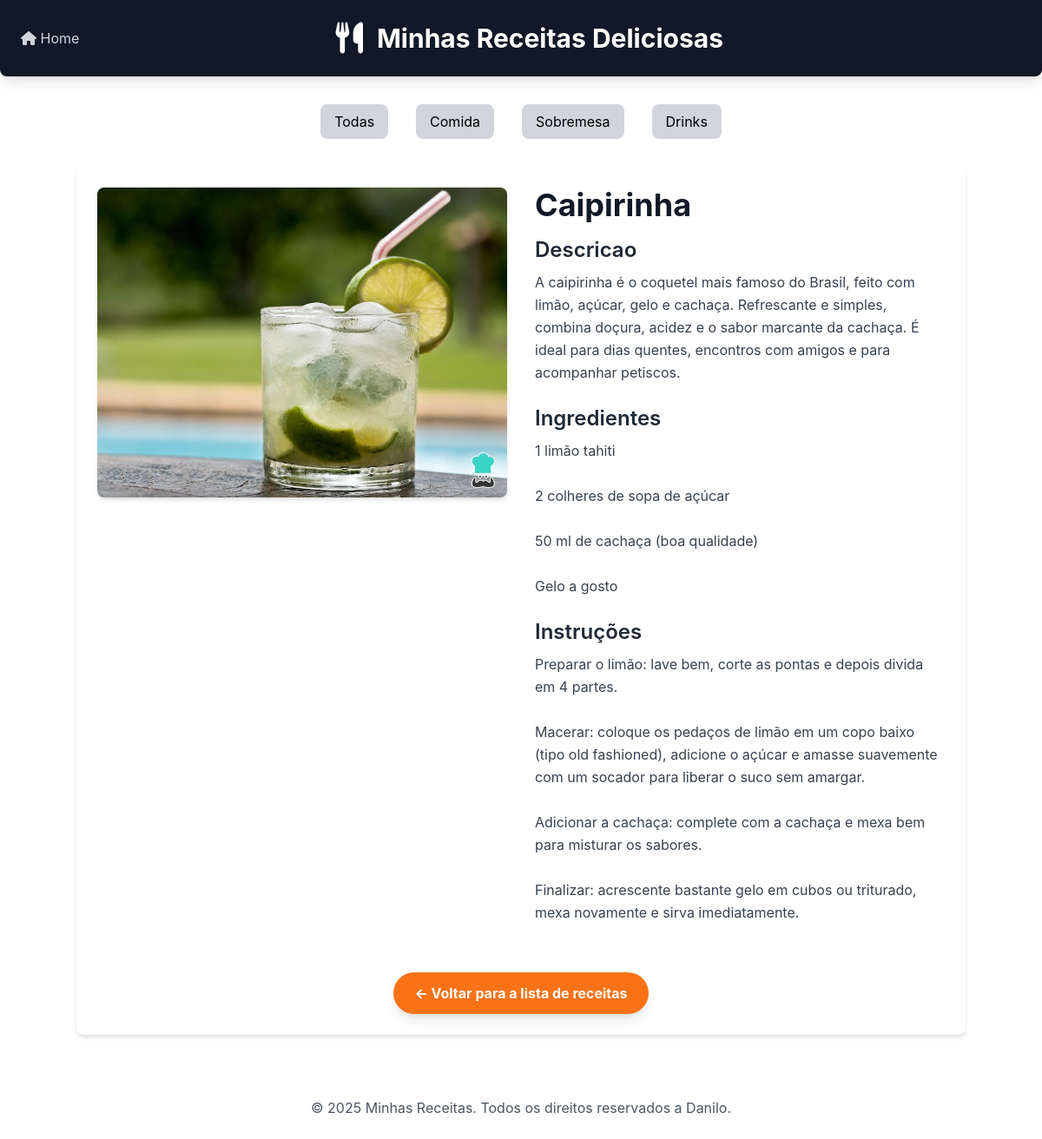
The page /receitas/receita/7/ on the database its author committed.
### receitas/models.py (models this page shows, shortened)
class Receita(models.Model):
    CATEGORIAS = [
    ('comida', 'Comida'),
    ('sobremesa', 'Sobremesa'),
    ('drink', 'Drink'),
]
    title = models.CharField("Título",max_length=200)
    description = models.TextField("Descrição")
    ingredients = models.TextField("Ingredientes")
    instructions = models.TextField("Modo de Preparo")
    image = models.ImageField("Imagem",upload_to='receitas_images/', blank=True, null=True)
    categoria = models.CharField("Categoria", max_length=20, choices=CATEGORIAS, default='comida')
    created_at = models.DateTimeField(auto_now_add=True)
    updated_at = models.DateTimeField(auto_now=True)
    class Meta:
        verbose_name = "Receita"
        verbose_name_plural = "Receitas"
        ordering = ['-created_at']# ordena as receitas pela data de criação, da mais recente para a mais antiga

### receitas/views.py (the view)
# urls.py: path('receita/<int:id>/', views.receita_detail, name='receita_detail'),
def receita_detail(request, id):
        receita=get_object_or_404(Receita, pk=id)
        return render(request, 'receitas/receita_detail.html', {'receita': receita})

### receitas/templates/receitas/receita_detail.html (shortened to what this page needs)
{%extends 'receitas/base.html' %}
{% block content %}
        <div class="flex flex-col md:flex-row gap-8">
            {% if receita.image %}
            <div class="md:w-1/2">
                <img src="{{ receita.image.url }}" alt="[Imagem de {{ receita.title }}]" class="w-full h-auto object-cover rounded-lg shadow-md">
            </div>
            {% endif %}
            <div class="md:w-1/2">
                <h2 class="text-4xl font-bold text-gray-900 mb-4">{{ receita.title }}</h2>
                <h3 class="text-2xl font-semibold text-gray-800 mb-2">Descricao</h3>
                <p class="text-gray-700 mb-6 leading-relaxed">{{ receita.description }}</p>
                <h3 class="text-2xl font-semibold text-gray-800 mb-2">Ingredientes</h3>
                <p class="text-gray-700 mb-6 leading-relaxed whitespace-pre-wrap">{{ receita.ingredients}}</p>
                <h3 class="text-2xl font-semibold text-gray-800 mb-2">Instruções</h3>
                <p class="text-gray-700 mb-6 leading-relaxed whitespace-pre-wrap">{{ receita.instructions}}</p>
            </div>
        </div>
        <div class="mt-8 text-center">
            <a href="{%url 'home'%}" class="inline-block bg-orange-500 hover:bg-organge-600 text-white font-bold py-3 px-6 rounded-full transition duration-300 ease-in-out shadow-lg">
                &larr; Voltar para a lista de receitas
            </a>
        </div>
        {% endblock %}

### rows shown on the page
Receita: image (picture), title "Caipirinha", description "A caipirinha é o coquetel mais famoso do Brasil, feito com limão, açúcar, gelo e cachaça. Refrescante e simples, combina doçura, acidez e o sabor marcante da cachaça. É ideal para dias quentes, encontros com amigos e para acompanhar petiscos.", ingredients "1 limão tahiti 2 colheres de sopa de açúcar 50 ml de cachaça (boa qualidade) Gelo a gosto", instructions "Preparar o limão: lave bem, corte as pontas e depois divida em 4 partes. Macerar: coloque os pedaços de limão em um copo baixo (tipo old fashioned), adicione o açúcar e amasse suavemente com um socador para liberar o suco sem amargar. Adicionar a cachaça: complete com a cachaça e mexa bem para misturar os sabores. Finalizar: acrescente bastante gelo em cubos ou triturado, mexa novamente e sirva imediatamente."
